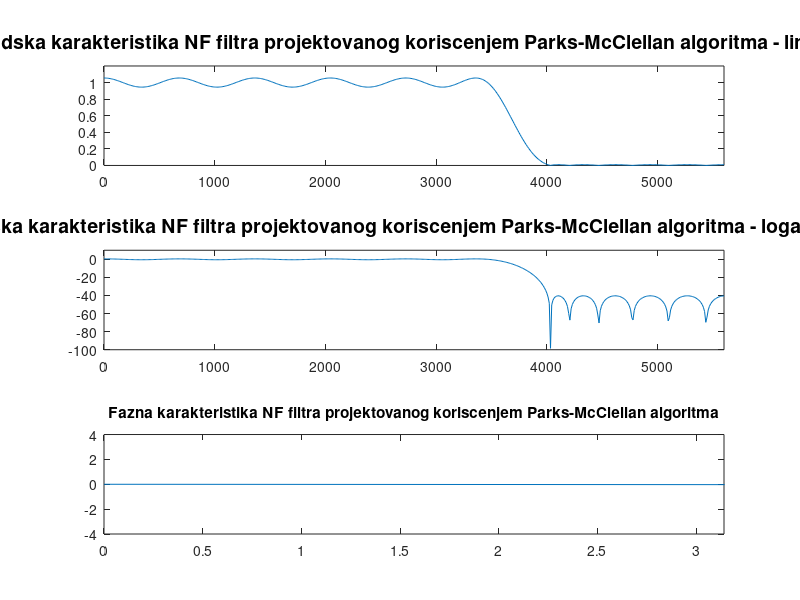
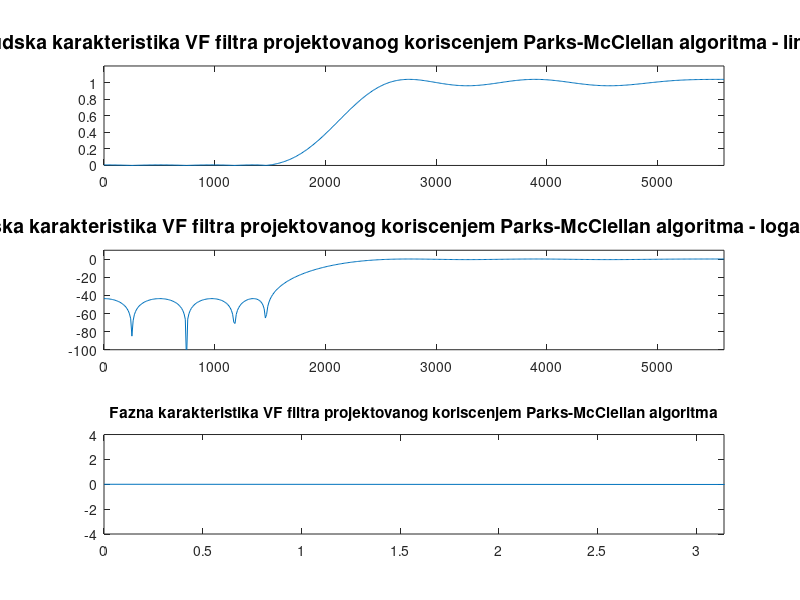
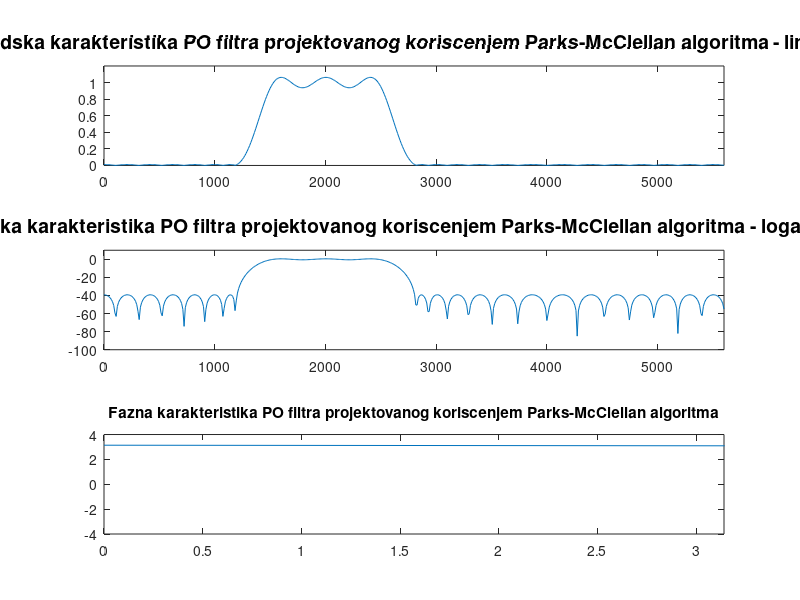
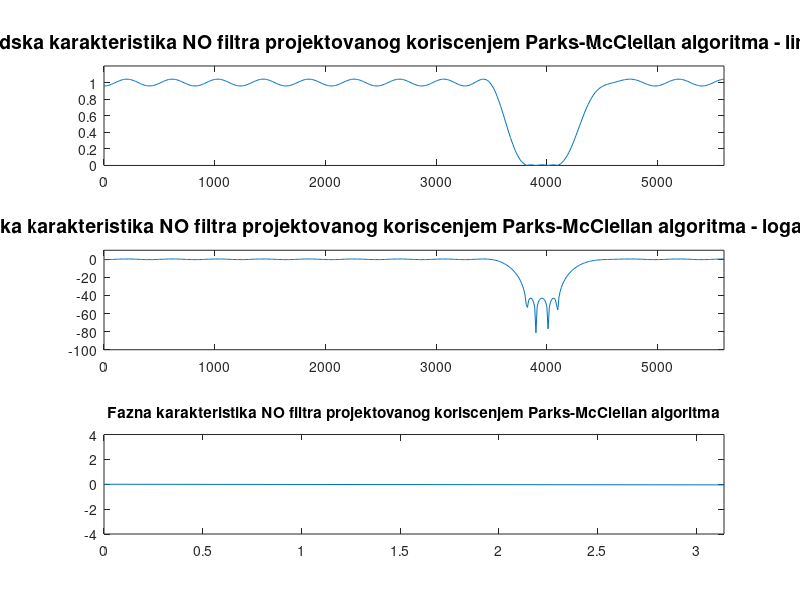

MATLAB code to generate these figures, in order: (Note: this script raises an error after producing the figures.)
%Ucestanost odabiranja u sistemu
fsr = 11200;
%Specifikacija NF filtra
fp = 3500;
fs = 4000;
ap = 1;
as = 40;
%Projektovanje NF filtra
f = [fp fs];
a = [1 0];
dev = [(10^(ap/20)-1)/(10^(ap/20)+1) 10^(-as/20)];%odredjivanje dozvoljenih odstupanja za svaki opseg
[n, fo, ao, w] = firpmord (f, a, dev, fsr);
b_nf = firpm (n, fo, ao, w);
%Specifikacija VF filtra
fp = 1500;
fs = 2500;
ap = 1;
as = 40;
%Projektovanje VF filtra
f = [fp fs];
a = [0 1];
dev = [10^(-as/20) (10^(ap/20)-1)/(10^(ap/20)+1)];%odredjivanje dozvoljenih odstupanja za svaki opseg
[n, fo, ao, w] = firpmord (f, a, dev, fsr);
b_vf = firpm (n, fo, ao, w);
%Specifikacija PO filtra
fp1 = 1500;
fp2 = 2500;
fs1 = 1200;
fs2 = 2800;
ap = 1;
as1 = 40;
as2 = 40;
%Projektovanje PO filtra
f = [fs1 fp1 fp2 fs2];
a = [0 1 0];
%odredjivanje dozvoljenih odstupanja za svaki opseg
dev = [10^(-as1/20) (10^(ap/20)-1)/(10^(ap/20)+1) 10^(-as2/20)];
[n, fo, ao, w] = firpmord (f, a, dev, fsr);
b_po = firpm (n, fo, ao, w);
%Specifikacija NO filtra
fp1 = 3500;
fp2 = 4500;
fs1 = 3800;
fs2 = 4100;
ap1 = 1;
ap2 = 1;
as = 40;
%Projektovanje NO filtra
f = [fp1 fs1 fs2 fp2];
a = [1 0 1];
%odredjivanje dozvoljenih odstupanja za svaki opseg
dev = [(10^(ap1/20)-1)/(10^(ap1/20)+1) 10^(-as/20) (10^(ap2/20)-1)/(10^(ap2/20)+1)];
[n, fo, ao, w] = firpmord (f, a, dev, fsr);
b_no = firpm (n, fo, ao, w);
%Odredjivanje amplitudskih karakteristika
N_fft = 1024;
B_nf = fft (b_nf, N_fft);
B_vf = fft (b_vf, N_fft);
B_po = fft (b_po, N_fft);
B_no = fft (b_no, N_fft);
Ba_nf = abs(B_nf(1:N_fft/2));
Ba_vf = abs(B_vf(1:N_fft/2));
Ba_po = abs(B_po(1:N_fft/2));
Ba_no = abs(B_no(1:N_fft/2));
F_nf = angle(B_nf(1:N_fft/2));
F_vf = angle(B_vf(1:N_fft/2));
F_po = angle(B_po(1:N_fft/2));
F_no = angle(B_no(1:N_fft/2));
%crtanje amplitudskih karakteristika na jednom grafiku
n = 0:N_fft/2-1;
w = n*fsr/(2*(N_fft/2-1));
figure;
subplot (3, 1, 1); plot (w, Ba_nf); axis ([0 fsr/2 0 1.2]);
title ('Amplitudska karakteristika NF filtra projektovanog koriscenjem Parks-McClellan algoritma - linearna osa', 'FontSize', 14);
subplot (3, 1, 2); plot (w, 20*log10(Ba_nf)); axis ([0 fsr/2 -100 10]); 
title ('Amplitudska karakteristika NF filtra projektovanog koriscenjem Parks-McClellan algoritma - logaritamska osa', 'FontSize', 14);
subplot (3, 1, 3); plot (w, F_nf); 
title ('Fazna karakteristika NF filtra projektovanog koriscenjem Parks-McClellan algoritma');
xlim([0 pi]);
figure;
subplot (3, 1, 1); plot (w, Ba_vf); axis ([0 fsr/2 0 1.2]);
title ('Amplitudska karakteristika VF filtra projektovanog koriscenjem Parks-McClellan algoritma - linearna osa', 'FontSize', 14);
subplot (3, 1, 2); plot (w, 20*log10(Ba_vf)); axis ([0 fsr/2 -100 10]);
title ('Amplitudska karakteristika VF filtra projektovanog koriscenjem Parks-McClellan algoritma - logaritamska osa', 'FontSize', 14);
subplot (3, 1, 3); plot (w, F_vf); title ('Fazna karakteristika VF filtra projektovanog koriscenjem Parks-McClellan algoritma');
xlim([0 pi])
figure;
subplot (3, 1, 1); plot (w, Ba_po); axis ([0 fsr/2 0 1.2]); 
title ('Amplitudska karakteristika PO filtra projektovanog koriscenjem Parks-McClellan algoritma - linearna osa', 'FontSize', 14);
subplot (3, 1, 2); plot (w, 20*log10(Ba_po)); axis ([0 fsr/2 -100 10]); 
title ('Amplitudska karakteristika PO filtra projektovanog koriscenjem Parks-McClellan algoritma - logaritamska osa', 'FontSize', 14);
subplot (3, 1, 3); plot (w, F_po); title ('Fazna karakteristika PO filtra projektovanog koriscenjem Parks-McClellan algoritma');
xlim([0 pi])
figure;
subplot (3, 1, 1); plot (w, Ba_no); axis ([0 fsr/2 0 1.2]); 
title ('Amplitudska karakteristika NO filtra projektovanog koriscenjem Parks-McClellan algoritma - linearna osa', 'FontSize', 14);
subplot (3, 1, 2); plot (w, 20*log10(Ba_no)); axis ([0 fsr/2 -100 10]); 
title ('Amplitudska karakteristika NO filtra projektovanog koriscenjem Parks-McClellan algoritma - logaritamska osa', 'FontSize', 14);
subplot (3, 1, 3); plot (w, F_no); title ('Fazna karakteristika NO filtra projektovanog koriscenjem Parks-McClellan algoritma');
xlim([0 pi])


%PREKO FURIJEA

n = 0:1023;
x = cos(2*pi*1000/fsr*n) + cos(2*pi*3000/fsr*n)+ cos(2*pi*5000/fsr*n);

figure
subplot(5, 1, 1), plot(n, x), title ('Pobuda x', 'FontSize', 14);
xlim([0 100]);

X = fft(x, N_fft)

y_nf = ifft(X.*B_nf);
y_vf = ifft(X.*B_vf);
y_po = ifft(X.*B_po);
y_no = ifft(X.*B_no);

subplot(5, 1, 2), plot(1:numel(y), y_nf), title ('Odziv na NF ', 'FontSize', 14), xlim([0 100]);
subplot(5, 1, 3), plot(1:numel(y), y_vf), title ('Odziv na VF ', 'FontSize', 14), xlim([0 100]);
subplot(5, 1, 4), plot(1:numel(y), y_po), title ('Odziv na PO ', 'FontSize', 14), xlim([0 100]);
subplot(5, 1, 5), plot(1:numel(y), y_no), title ('Odziv na NO ', 'FontSize', 14), xlim([0 100]);